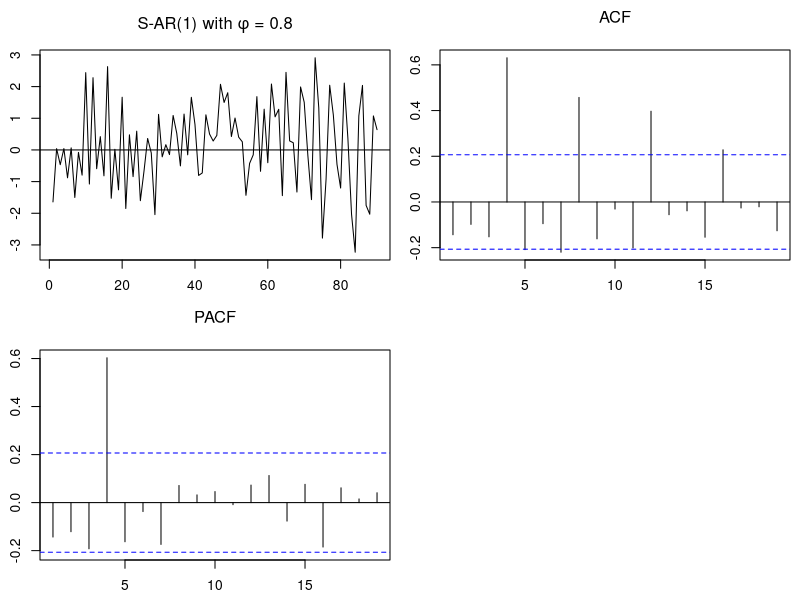

Here is the R script that generated this plot:

set.seed(254896)

#---------------------------------------------------------------------
#simulations

n = 140
eps <- rnorm(n)
c <- 0

phi1 <- 0.8
wn <- ts(rnorm(n))
y.sim1 <- as.vector(seq(0,0,length.out=n))
y.sim1[1:4] <- wn[1:4]
for(t in 5:n){
   y.sim1[t] <- c + phi1*y.sim1[t-4] + wn[t]
}
y.sim1 <- y.sim1[51:n]

ACF <- acf(y.sim1, plot = FALSE)
PACF <- pacf(y.sim1, plot = FALSE)

#---------------------------------------------------------------------
# Plots, ACF, PACF

layout(matrix(c(1,2,3,4), 2, 2, byrow=TRUE))
par(mai=c(0.4, 0.4, 0.5, 0.1))
plot(y.sim1, type="l", main=expression(paste("S-AR(1) with ", phi, " = 0.8")))
abline(h=c(0,100))
plot(ACF[1:20], main=expression(paste("ACF")))
plot(PACF[1:20], main=expression(paste("PACF")))

